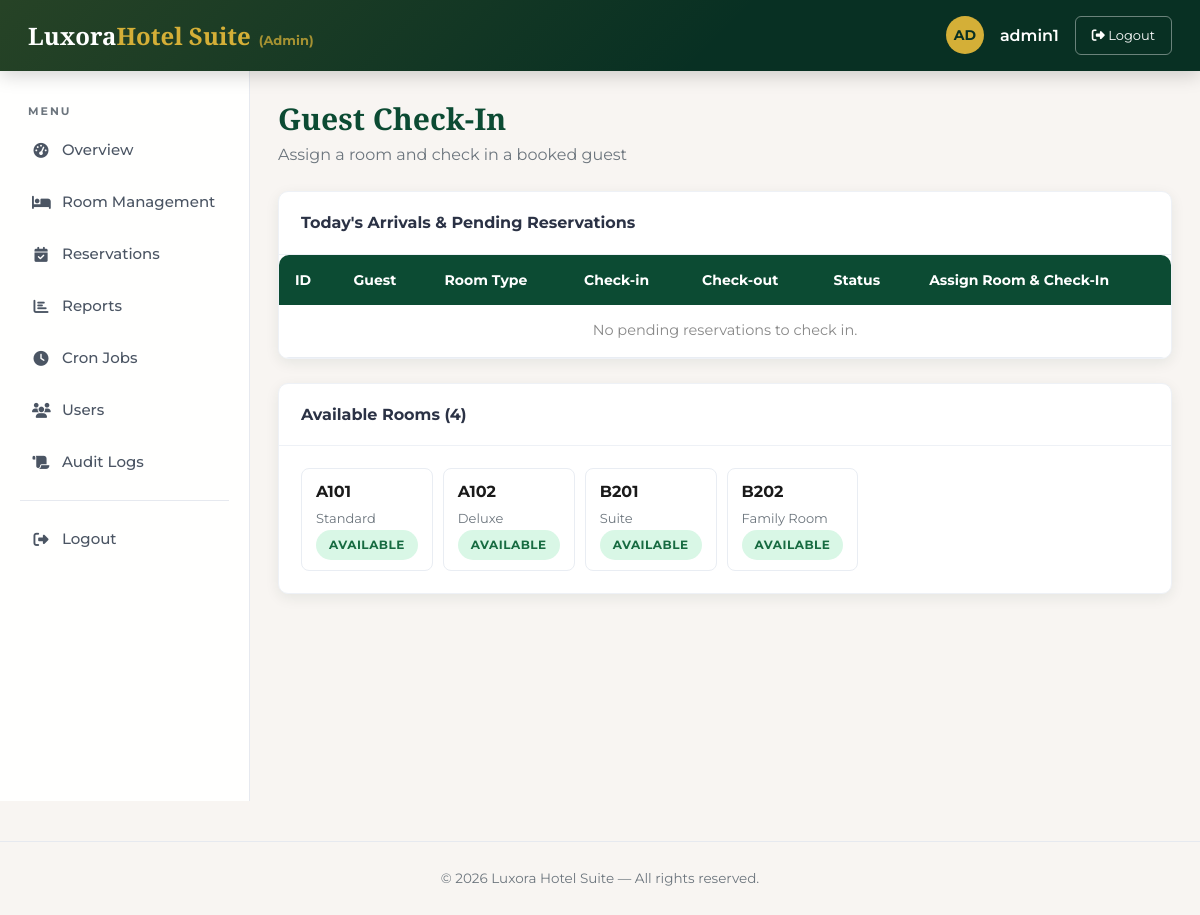
Page /checkin_form.php (signed in) on the committed database.
### tables this page shows
CREATE TABLE IF NOT EXISTS rooms (
  room_id INT AUTO_INCREMENT PRIMARY KEY, id INT NULL,
  room_number VARCHAR(10) UNIQUE NOT NULL,
  room_type VARCHAR(50) NOT NULL DEFAULT 'Standard',
  rate DECIMAL(10,2) NOT NULL DEFAULT 0,
  price DECIMAL(10,2) NULL, capacity INT DEFAULT 2, beds INT DEFAULT 1,
  room_condition ENUM('Available','Reserved','Occupied','Under Maintenance','Cleaning In Progress') DEFAULT 'Available',
  status VARCHAR(30) DEFAULT 'available', image_path VARCHAR(255) NULL,
  created_at TIMESTAMP DEFAULT CURRENT_TIMESTAMP,
  INDEX idx_room_status (status)
);

### includes/helpers.php (called while the page is built, shortened)
<?php
function e($s){ return htmlspecialchars((string)$s, ENT_QUOTES, 'UTF-8'); }

### checkin_form.php (the view, shortened to what this page needs)
<?php
require_once __DIR__.'/db.php';
require_once __DIR__.'/includes/helpers.php';
$pending = $pdo->query("SELECT r.*, rm.room_number AS assigned_room, rm.room_type AS rtype
  FROM reservations r LEFT JOIN rooms rm ON rm.room_id=r.room_id
  WHERE r.booking_status IN ('Pending','Confirmed')
  ORDER BY r.check_in ASC LIMIT 100")->fetchAll();
$available = $pdo->query("SELECT * FROM rooms WHERE status='available' OR room_condition='Available' ORDER BY room_number")->fetchAll();
include __DIR__.'/includes/header.php';
?>
<h1 class="page-title">Guest Check-In</h1>
<p class="page-sub">Assign a room and check in a booked guest</p>
<div class="card" style="margin-bottom:24px">
  <div class="card-header">Today's Arrivals &amp; Pending Reservations</div>
  <div class="table-wrap" style="border:none;box-shadow:none">
  <table class="table emerald" id="pendingTable">
    <thead><tr><th>ID</th><th>Guest</th><th>Room Type</th><th>Check-in</th><th>Check-out</th><th>Status</th><th>Assign Room &amp; Check-In</th></tr></thead>
    <tbody>
    <?php if (!$pending): ?><tr><td colspan="7" style="text-align:center;color:#888">No pending reservations to check in.</td></tr><?php endif; ?>
    </tbody>
  </table>
  </div>
</div>
<div class="card">
  <div class="card-header">Available Rooms (<?= count($available) ?>)</div>
  <div class="card-body" style="display:flex;gap:10px;flex-wrap:wrap">
    <?php foreach ($available as $av): ?>
      <div style="border:1px solid #e9edf3;border-radius:8px;padding:10px 14px;min-width:120px">
        <b><?= e($av['room_number']) ?></b><br><span style="font-size:13px;color:var(--muted)"><?= e($av['room_type']) ?></span><br>
        <span class="pill available">Available</span>
      </div>
    <?php endforeach; ?>
  </div>
</div>
<?php include __DIR__.'/includes/footer.php'; ?>

### assests/css/style.css (style rules this page uses)
:root { --primary:#0c4b33; --primary-light:#1a6b4a; --primary-dark:#083023; --secondary:#d4af37; --secondary-light:#e8c874; --mint:#48e08a; --mint-soft:#e9fff3; --light:#f8f5f2; --bg:#f1f5fb; --white:#fff; --dark:#1a1a1a; --ink:#2b3245; --muted:#6c757d; --navy:#242937; --danger:#e5484d; --success:#2f9e63; --info:#3d7eff; --warning:#f0b429; --radius:10px; --radius-sm:6px; --shadow:0 10px 30px rgba(8,48,35,.10); --shadow-sm:0 4px 14px rgba(8,48,35,.08); --transition:all .3s ease; --sidebar-w:250px; }
* { margin:0; padding:0; box-sizing:border-box; }
body { font-family:'Montserrat',sans-serif; background:var(--light); color:var(--dark); line-height:1.6; }
h1,h2,h3,h4,h5,.logo { font-family:'Playfair Display',serif; color:var(--primary); line-height:1.3; }
.page-title { font-size:30px; font-weight:700; margin-bottom:4px; }
.page-sub { color:var(--muted); margin-bottom:24px; }
.card { background:#fff; border-radius:var(--radius); box-shadow:var(--shadow-sm); border:1px solid #eef1f6; }
.card-header { padding:18px 22px; border-bottom:1px solid #eef1f6; font-weight:700; color:var(--ink); font-family:'Montserrat',sans-serif; }
.card-body { padding:22px; }
.table-wrap { background:#fff; border-radius:var(--radius); box-shadow:var(--shadow-sm); overflow:hidden; border:1px solid #eef1f6; }
table.table { width:100%; border-collapse:collapse; background:#fff; }
table.table thead th { background:var(--navy); color:#fff; padding:14px 16px; text-align:left; font-family:'Montserrat',sans-serif; font-weight:700; font-size:14px; }
table.table.emerald thead th { background:var(--primary); }
table.table tbody td { padding:14px 16px; border-bottom:1px solid #e9edf3; color:#333; font-size:14.5px; }
.pill { display:inline-block; padding:5px 13px; border-radius:20px; font-size:12px; font-weight:700; letter-spacing:.5px; text-transform:uppercase; }
.pill.available { background:#d9f7e6; color:#176b41; }

### rows in the picture
rooms: room_number "A101", room_type "Standard"
rooms: room_number "A102", room_type "Deluxe"
rooms: room_number "B201", room_type "Suite"
rooms: room_number "B202", room_type "Family Room"

### other values in the picture
$__role ?: 'Portal' "Admin"
$__initials "AD"
$__user "admin1"
$L[2] "Overview"
$L[2] "Room Management"
$L[2] "Reservations"
$L[2] "Reports"
$L[2] "Cron Jobs"
$L[2] "Users"
$L[2] "Audit Logs"
count($available) "4"
